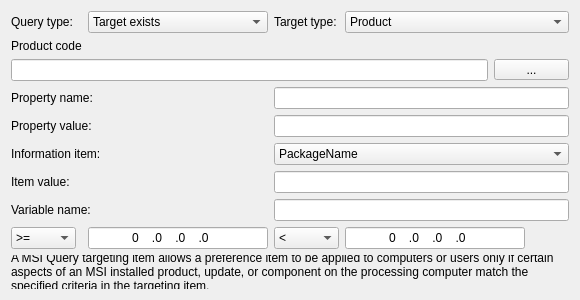
<?xml version="1.0" encoding="UTF-8"?>
<ui version="4.0">
 <class>MSIQueryWidget</class>
 <widget class="QWidget" name="MSIQueryWidget">
  <property name="geometry">
   <rect>
    <x>0</x>
    <y>0</y>
    <width>576</width>
    <height>300</height>
   </rect>
  </property>
  <property name="sizePolicy">
   <sizepolicy hsizetype="Preferred" vsizetype="Preferred">
    <horstretch>0</horstretch>
    <verstretch>0</verstretch>
   </sizepolicy>
  </property>
  <property name="minimumSize">
   <size>
    <width>0</width>
    <height>250</height>
   </size>
  </property>
  <property name="windowTitle">
   <string/>
  </property>
  <layout class="QGridLayout" name="gridLayout">
   <item row="0" column="0">
    <widget class="QLabel" name="queryLabel">
     <property name="sizePolicy">
      <sizepolicy hsizetype="Maximum" vsizetype="Preferred">
       <horstretch>0</horstretch>
       <verstretch>0</verstretch>
      </sizepolicy>
     </property>
     <property name="text">
      <string>Query type:</string>
     </property>
    </widget>
   </item>
   <item row="0" column="1">
    <widget class="QComboBox" name="queryComboBox">
     <item>
      <property name="text">
       <string>Target exists</string>
      </property>
     </item>
     <item>
      <property name="text">
       <string>Version match</string>
      </property>
     </item>
     <item>
      <property name="text">
       <string>Get property</string>
      </property>
     </item>
     <item>
      <property name="text">
       <string>Match property</string>
      </property>
     </item>
     <item>
      <property name="text">
       <string>Get information</string>
      </property>
     </item>
     <item>
      <property name="text">
       <string>Match information</string>
      </property>
     </item>
    </widget>
   </item>
   <item row="0" column="2">
    <widget class="QLabel" name="targetLabel">
     <property name="sizePolicy">
      <sizepolicy hsizetype="Maximum" vsizetype="Preferred">
       <horstretch>0</horstretch>
       <verstretch>0</verstretch>
      </sizepolicy>
     </property>
     <property name="text">
      <string>Target type:</string>
     </property>
    </widget>
   </item>
   <item row="0" column="3" colspan="2">
    <widget class="QComboBox" name="targetComboBox">
     <item>
      <property name="text">
       <string>Product</string>
      </property>
     </item>
     <item>
      <property name="text">
       <string>Patch</string>
      </property>
     </item>
     <item>
      <property name="text">
       <string>Component</string>
      </property>
     </item>
    </widget>
   </item>
   <item row="1" column="0">
    <widget class="QLabel" name="productLabel">
     <property name="text">
      <string>Product code</string>
     </property>
    </widget>
   </item>
   <item row="2" column="0" colspan="4">
    <widget class="QLineEdit" name="productLineEdit"/>
   </item>
   <item row="2" column="4">
    <widget class="QToolButton" name="productToolButton">
     <property name="minimumSize">
      <size>
       <width>75</width>
       <height>0</height>
      </size>
     </property>
     <property name="text">
      <string>...</string>
     </property>
    </widget>
   </item>
   <item row="3" column="0" colspan="2">
    <widget class="QLabel" name="propertyNameLabel">
     <property name="text">
      <string>Property name:</string>
     </property>
    </widget>
   </item>
   <item row="3" column="2" colspan="3">
    <widget class="QLineEdit" name="propertyNameLineEdit"/>
   </item>
   <item row="4" column="0" colspan="2">
    <widget class="QLabel" name="propertyValueLabel">
     <property name="text">
      <string>Property value:</string>
     </property>
    </widget>
   </item>
   <item row="4" column="2" colspan="3">
    <widget class="QLineEdit" name="propertyValueLineEdit"/>
   </item>
   <item row="5" column="0" colspan="2">
    <widget class="QLabel" name="infoItemLabel">
     <property name="text">
      <string>Information item:</string>
     </property>
    </widget>
   </item>
   <item row="5" column="2" colspan="3">
    <widget class="QComboBox" name="infoItemComboBox">
     <property name="editable">
      <bool>false</bool>
     </property>
     <item>
      <property name="text">
       <string>PackageName</string>
      </property>
     </item>
     <item>
      <property name="text">
       <string>Transforms</string>
      </property>
     </item>
     <item>
      <property name="text">
       <string>Language</string>
      </property>
     </item>
     <item>
      <property name="text">
       <string>ProductName</string>
      </property>
     </item>
     <item>
      <property name="text">
       <string>AssignmentType</string>
      </property>
     </item>
     <item>
      <property name="text">
       <string>InstanceType</string>
      </property>
     </item>
     <item>
      <property name="text">
       <string>PackageCode</string>
      </property>
     </item>
     <item>
      <property name="text">
       <string>Version</string>
      </property>
     </item>
     <item>
      <property name="text">
       <string>ProductIcon</string>
      </property>
     </item>
     <item>
      <property name="text">
       <string>InstalledProductName</string>
      </property>
     </item>
     <item>
      <property name="text">
       <string>VersionString</string>
      </property>
     </item>
     <item>
      <property name="text">
       <string>HelpLink</string>
      </property>
     </item>
     <item>
      <property name="text">
       <string>HelpTelephone</string>
      </property>
     </item>
     <item>
      <property name="text">
       <string>InstallLocation</string>
      </property>
     </item>
     <item>
      <property name="text">
       <string>InstallSource</string>
      </property>
     </item>
     <item>
      <property name="text">
       <string>InstallDate</string>
      </property>
     </item>
     <item>
      <property name="text">
       <string>Publisher</string>
      </property>
     </item>
     <item>
      <property name="text">
       <string>LocalPackage</string>
      </property>
     </item>
     <item>
      <property name="text">
       <string>URLInfoAbout</string>
      </property>
     </item>
     <item>
      <property name="text">
       <string>URLUpdateInfo</string>
      </property>
     </item>
     <item>
      <property name="text">
       <string>VersionMinor</string>
      </property>
     </item>
     <item>
      <property name="text">
       <string>VersionMajor</string>
      </property>
     </item>
    </widget>
   </item>
   <item row="6" column="0" colspan="2">
    <widget class="QLabel" name="infoValueLabel">
     <property name="text">
      <string>Item value:</string>
     </property>
    </widget>
   </item>
   <item row="6" column="2" colspan="3">
    <widget class="QLineEdit" name="infoValueLineEdit"/>
   </item>
   <item row="7" column="0" colspan="2">
    <widget class="QLabel" name="variableNameLabel">
     <property name="text">
      <string>Variable name:</string>
     </property>
    </widget>
   </item>
   <item row="7" column="2" colspan="3">
    <widget class="QLineEdit" name="variableNameLineEdit"/>
   </item>
   <item row="8" column="0">
    <widget class="QComboBox" name="minComboBox">
     <property name="minimumSize">
      <size>
       <width>65</width>
       <height>0</height>
      </size>
     </property>
     <property name="maximumSize">
      <size>
       <width>65</width>
       <height>16777215</height>
      </size>
     </property>
     <item>
      <property name="text">
       <string>&gt;=</string>
      </property>
     </item>
     <item>
      <property name="text">
       <string>&gt;</string>
      </property>
     </item>
    </widget>
   </item>
   <item row="8" column="1">
    <widget class="QLineEdit" name="minLineEdit">
     <property name="minimumSize">
      <size>
       <width>120</width>
       <height>0</height>
      </size>
     </property>
     <property name="maximumSize">
      <size>
       <width>180</width>
       <height>16777215</height>
      </size>
     </property>
     <property name="inputMask">
      <string>00000.00000.00000.00000</string>
     </property>
     <property name="text">
      <string>0.0.0.0</string>
     </property>
     <property name="maxLength">
      <number>23</number>
     </property>
     <property name="alignment">
      <set>Qt::AlignCenter</set>
     </property>
    </widget>
   </item>
   <item row="8" column="2">
    <widget class="QComboBox" name="maxComboBox">
     <property name="minimumSize">
      <size>
       <width>65</width>
       <height>0</height>
      </size>
     </property>
     <property name="maximumSize">
      <size>
       <width>65</width>
       <height>16777215</height>
      </size>
     </property>
     <item>
      <property name="text">
       <string>&lt;</string>
      </property>
     </item>
     <item>
      <property name="text">
       <string>&lt;=</string>
      </property>
     </item>
    </widget>
   </item>
   <item row="8" column="3" colspan="2">
    <widget class="QLineEdit" name="maxLineEdit">
     <property name="minimumSize">
      <size>
       <width>120</width>
       <height>0</height>
      </size>
     </property>
     <property name="maximumSize">
      <size>
       <width>180</width>
       <height>16777215</height>
      </size>
     </property>
     <property name="inputMask">
      <string>00000.00000.00000.00000</string>
     </property>
     <property name="text">
      <string>0.0.0.0</string>
     </property>
     <property name="maxLength">
      <number>23</number>
     </property>
     <property name="alignment">
      <set>Qt::AlignCenter</set>
     </property>
    </widget>
   </item>
   <item row="9" column="0" colspan="5">
    <widget class="QLabel" name="label">
     <property name="text">
      <string>A MSI Query targeting item allows a preference item to be applied to computers or users only if certain aspects of an MSI installed product, update, or component on the processing computer match the specified criteria in the targeting item.</string>
     </property>
     <property name="wordWrap">
      <bool>true</bool>
     </property>
    </widget>
   </item>
   <item row="10" column="0" colspan="5">
    <spacer name="verticalSpacer">
     <property name="orientation">
      <enum>Qt::Vertical</enum>
     </property>
     <property name="sizeHint" stdset="0">
      <size>
       <width>558</width>
       <height>137</height>
      </size>
     </property>
    </spacer>
   </item>
  </layout>
 </widget>
 <resources/>
 <connections/>
</ui>
